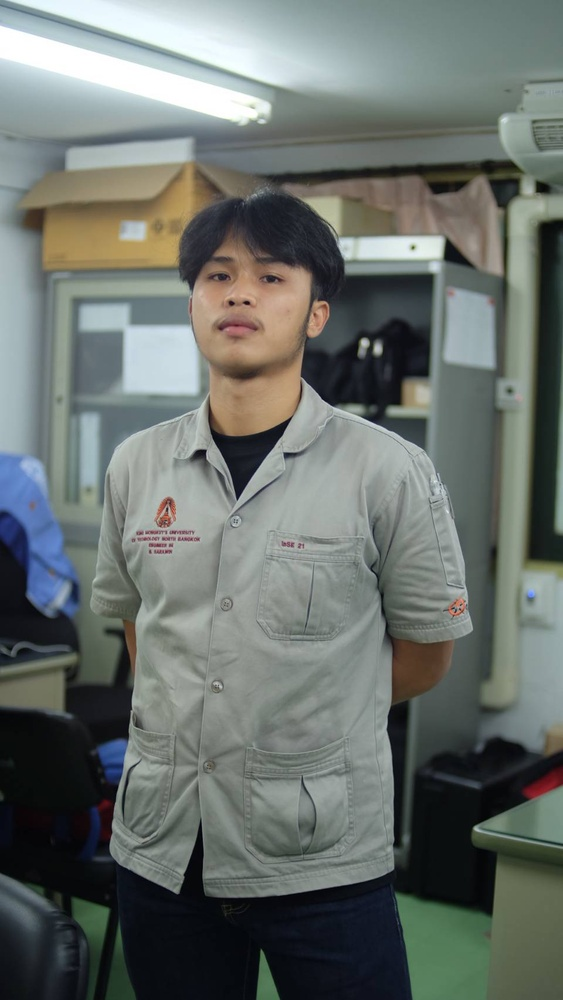
#> input picture 75381.jpg, 563 x 1000 px, shrunk from 960 x 1706 before the run, given in place of the camera
$ python test_room_020922.py
#> lines starting #> are read from the running program, lines starting #| are printed output that depends on the picture; after the words box and inside, x2 and y2 are one past the last pixel; in counts of white or black regions, pixels touching at a corner belong together
import cv2
import numpy as np

def main():
    vid = cv2.VideoCapture(0)

    while(True):

        ret, frame = vid.read()
#> frame is the input picture: shape (1000, 563, 3); mean B, G, R 108.3, 112.5, 105.9
        hsv = cv2.cvtColor(frame, cv2.COLOR_BGR2HSV) # Convert to HSV
#> hsv: shape (1000, 563, 3); mean H, S, V 74.6, 46.4, 117.1
        grey = cv2.cvtColor(frame, cv2.COLOR_BGR2GRAY) # Convert to grayscale color representation
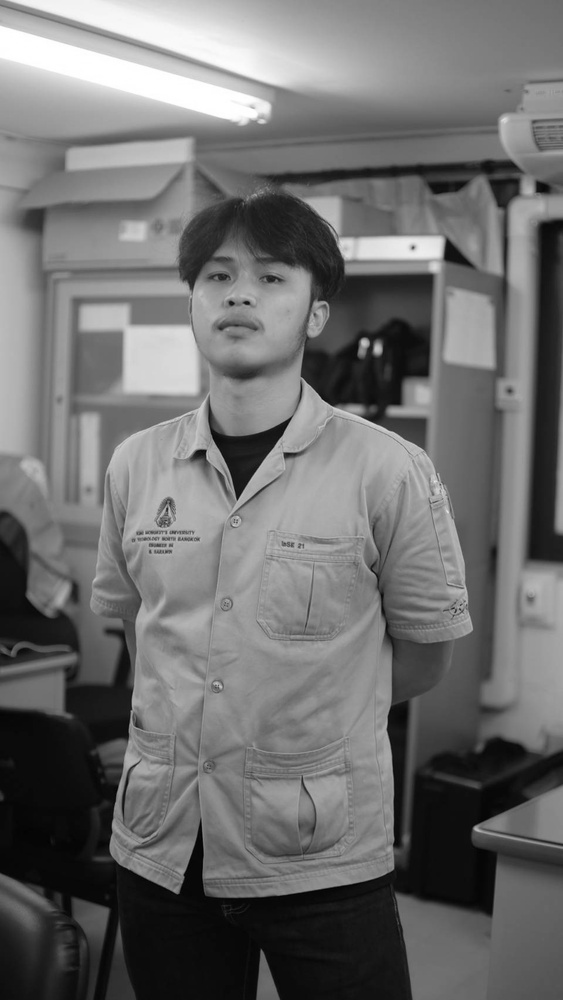
#> grey: shape (1000, 563); min 0, max 255, mean 110.1

        mask_greensoft = cv2.inRange(hsv, (90, 10, 100), (105, 255, 255)) # Given a range of values from HSV min and max values divided 2
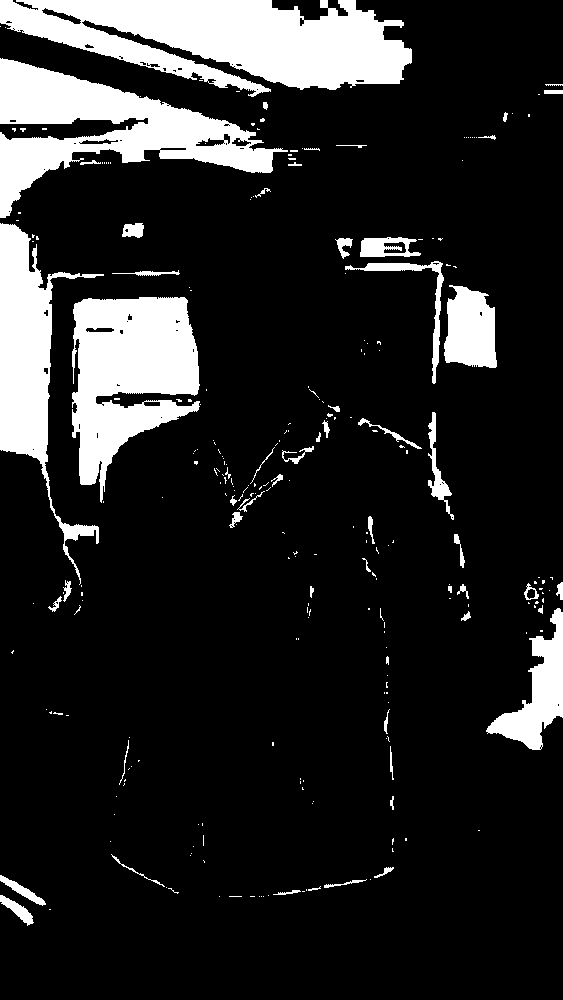
#> mask_greensoft: shape (1000, 563); 15% white; 263 white regions (206 under 20 px), largest, box (x1, y1, x2, y2) and area: (0, 0, 412, 97) 24644, (0, 58, 288, 218) 16870, (72, 297, 200, 503) 16266
        #mask_pink = cv2.inRange(hsv, (150, 10, 100), (165, 255, 255))

        target = cv2.bitwise_and(frame, frame, mask=mask_greensoft)
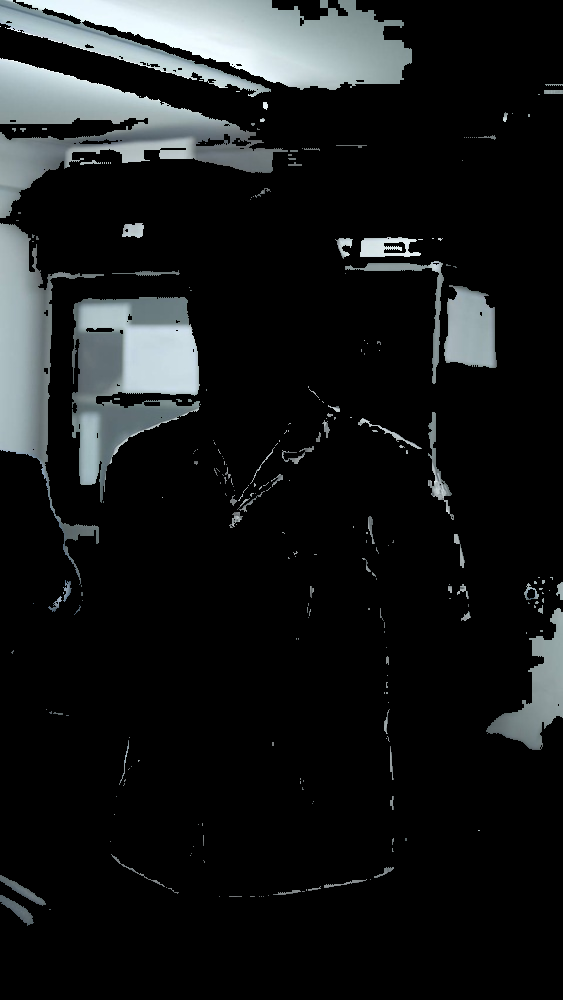
#> target: shape (1000, 563, 3); mean B, G, R 26, 25.4, 23.2
        #target2 = cv2.bitwise_and(frame, frame, mask=mask_pink)

        edges = cv2.Canny(grey, 50, 100) # edges detection
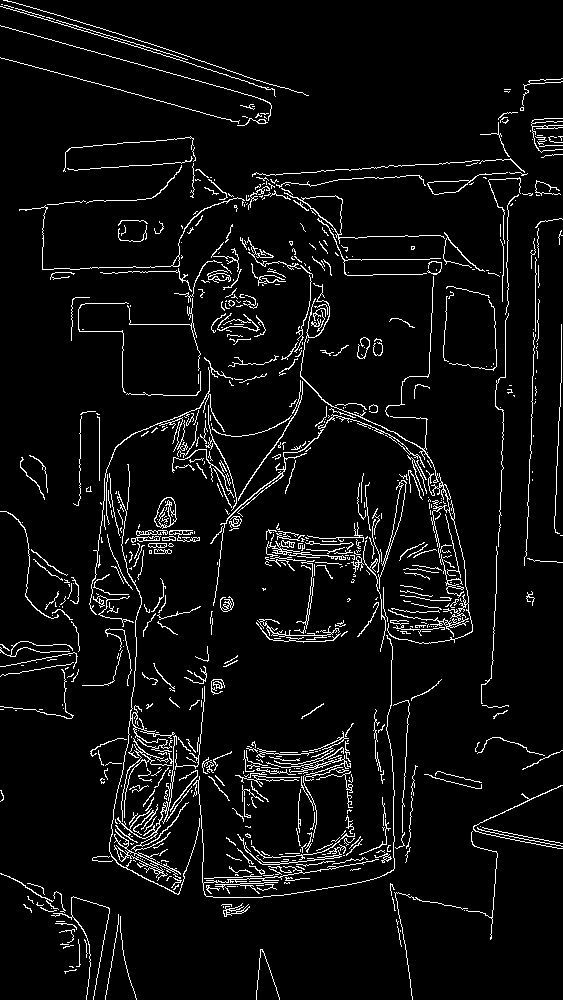
#> edges: shape (1000, 563); 5.6% white in thin lines or dots
        output = np.hstack((grey, edges)) # Sort arrays grey and edges
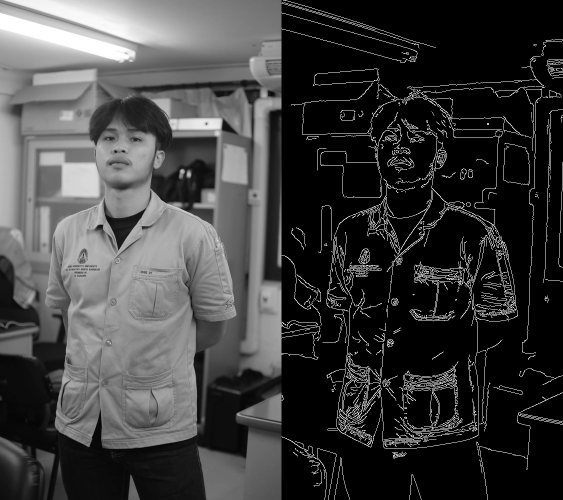
#> output: shape (1000, 1126) (shown at 1/2 size); min 0, max 255, mean 62.1

        #*Display the resulting frame
        cv2.imshow('frame', target)  # Display the outpur variable

        #cv2.imshow('frame2', target2)

        if cv2.waitKey(1) & 0xFF == ord('q'):
#> (key q is pressed here)
            break

    vid.release()

    cv2.destroyAllWindows()

if __name__ == '__main__':
    main()

$ run again, on Ping1.jpg
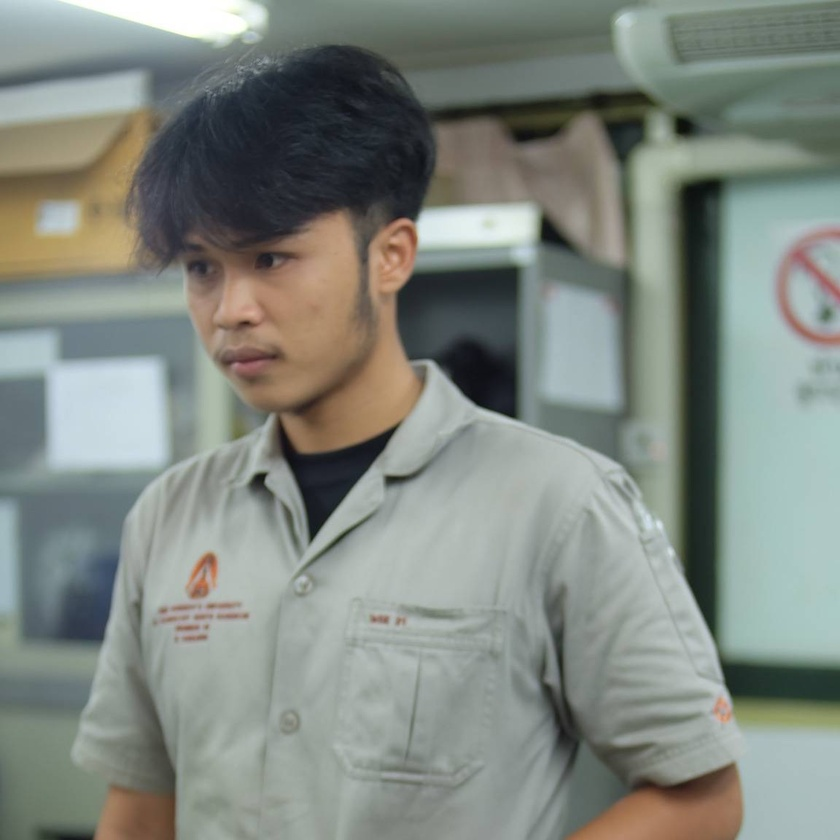
#> input picture Ping1.jpg, 840 x 840 px, shrunk from 1152 x 1152 before the run, given in place of the camera
#> in main, frame is the input picture: shape (840, 840, 3); mean B, G, R 129.2, 136.2, 129.3
#> hsv: shape (840, 840, 3); mean H, S, V 68.5, 37.4, 140.6
#> in main, `mask_greensoft = cv2.inRange(hsv, (90, 10, 100), (105, 255, 255))`:
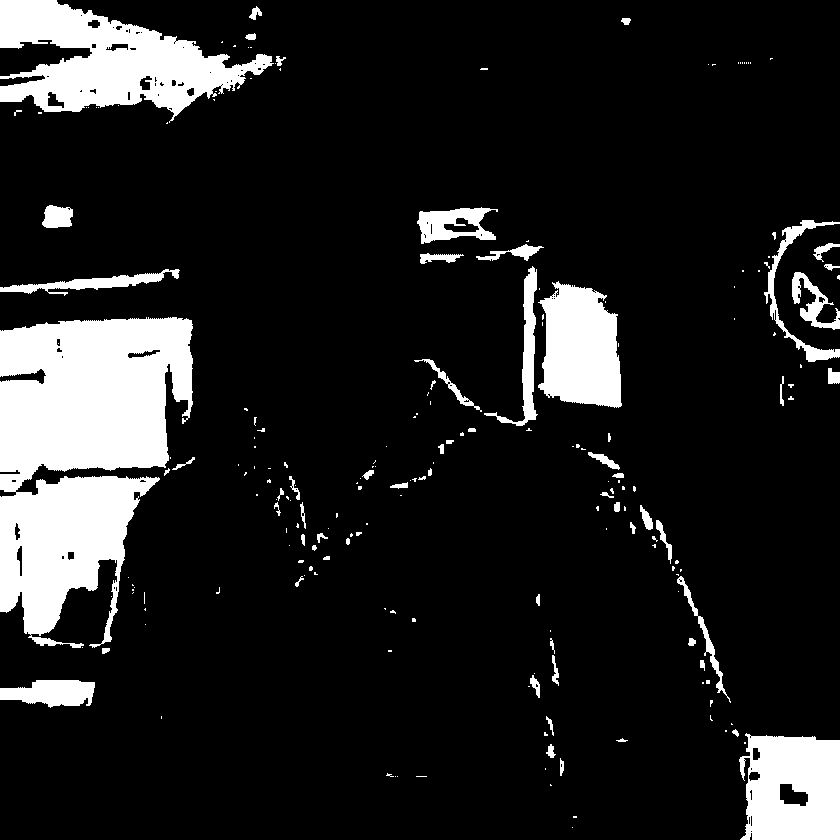
#> mask_greensoft: shape (840, 840); 13% white; 209 white regions (144 under 20 px), largest, box (x1, y1, x2, y2) and area: (0, 317, 193, 648) 42225, (0, 0, 274, 123) 16690, (739, 733, 840, 840) 9027
#> edges: shape (840, 840); 1.7% white in thin lines or dots
#> in main, `output = np.hstack((grey, edges))`:
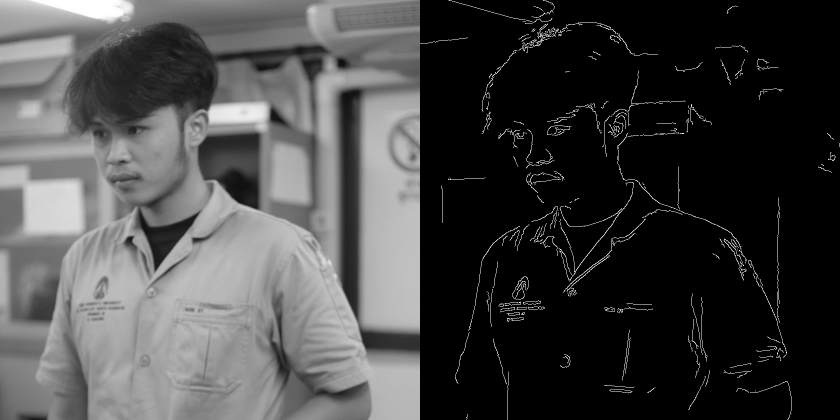
#> output: shape (840, 1680) (shown at 1/2 size); min 0, max 255, mean 68.9
